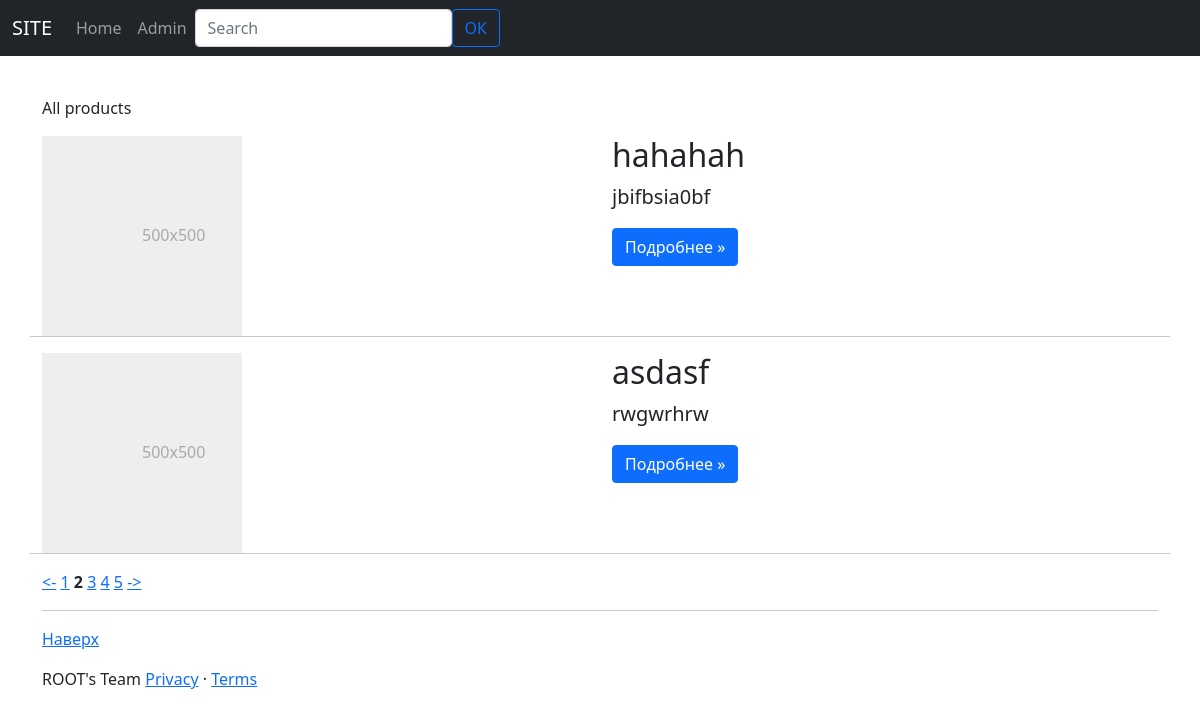
Before: /all_products/2 with the older database file.
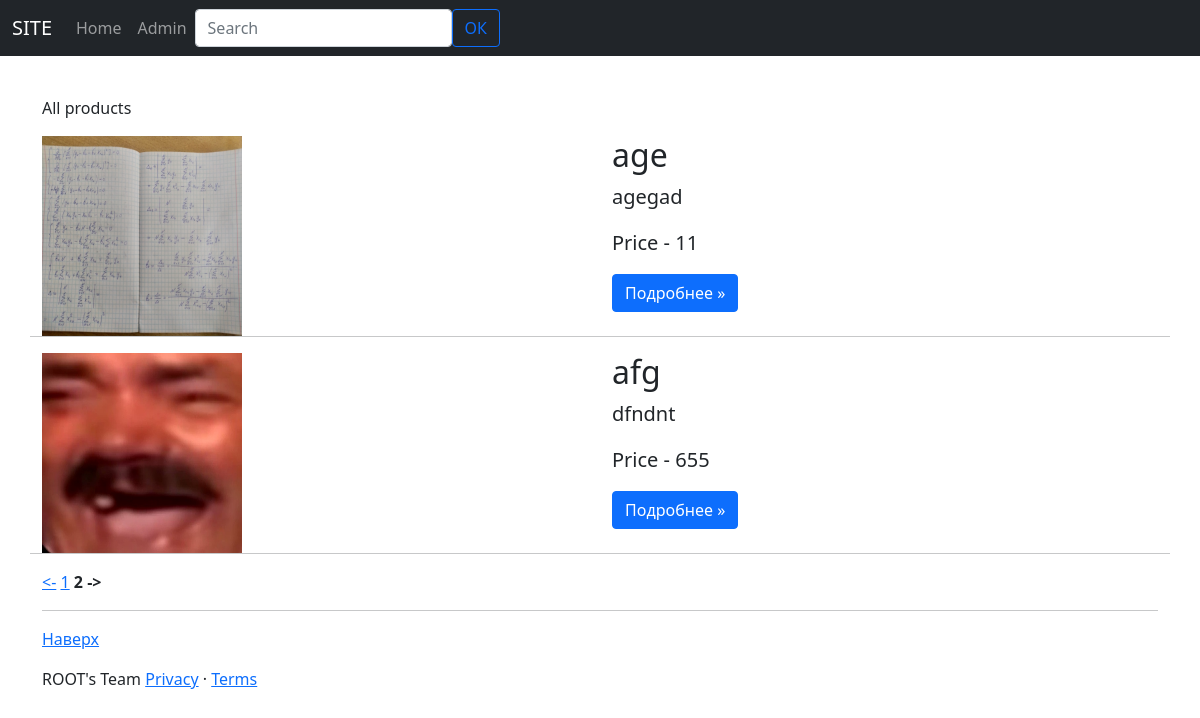
After: the same page with the newer database file.
### app.py (models this page shows, shortened)
class Product(db.Model):
    id = db.Column(db.Integer, primary_key=True)
    title = db.Column(db.String(80), default='Product №' + id)
    desc = db.Column(db.Text, default='There is no description')
    desc_opt = db.Column(db.String(250), default='There is no description')
    date = db.Column(db.DateTime, default=datetime.utcnow)
    visibility = db.Column(db.Boolean, default=True)
    price = db.Column(db.Integer, nullable=True)
    categories = db.Column(db.String(250), nullable=True)
    image = db.Column(db.String(250), nullable=True)
    author = db.Column(db.String(250), nullable=True)
    availability = db.Column(db.Integer, nullable=True)
    assignment = db.Column(db.String(250), nullable=True)
    material = db.Column(db.String(250), nullable=True)
    material_opt = db.Column(db.String(250), nullable=True)
    color = db.Column(db.String(250), nullable=True)
    color_opt = db.Column(db.String(250), nullable=True)
    size = db.Column(db.String(250), nullable=True)
    weight = db.Column(db.String(250), nullable=True)
    guarantee = db.Column(db.String(250), nullable=True)

### app.py (the view)
@app.route('/all_products/<int:page_num>')
def all_products(page_num):
    products = Product.query.filter(Product.visibility==True).order_by(Product.date).paginate(per_page=2, page=page_num, error_out=True)
    return render_template('all_products.html', products=products)

### templates/all_products.html (shortened to what this page needs)
{% extends 'base.html' %}
{% block body %}
<main>
  <div class="container marketing">
    <div class="row mt-5 pt-5">
      <p>All products</p>
      {% for el in products.items %}
        <div class="col">
          {% if el.image %}
          <img src="../{{(el.image.split(' '))[0]}}" alt="" width="200" height="200">
          {% else %}
          <svg class="bd-placeholder-img bd-placeholder-img-lg featurette-image img-fluid mx-auto" width="200" height="200" xmlns="http://www.w3.org/2000/svg" aria-label="Placeholder: 500x500" preserveAspectRatio="xMidYMid slice" role="img" focusable="false"><title>Placeholder</title><rect width="100%" height="100%" fill="#eee"></rect><text x="50%" y="50%" fill="#aaa" dy=".3em">500x500</text></svg>
          {% endif %}
        </div>
        <div class="col">
          <h2 class="card-title">{{el.title}}</h2>
          <p class="lead">{{el.desc_opt}}</p>
            {% if el.price %}
          <p class="lead">Price - {{el.price}}</p>
          {% endif %}
          <p><a class="btn btn-primary" href="../product/{{el.id}}" role="button">Подробнее »</a></p>
        </div>
    <hr class="featurette-divider">
      {% endfor %}
    </div>
      {% if products.has_prev %}
      <a href="{{ url_for('all_products', page_num=products.prev_num) }}"><-</a>
      {% else %}
        <strong><-</strong>
      {% endif %}
    {% for page in products.iter_pages(left_edge=3, right_edge=4) %}
      {% if page %}
        {% if page != products.page %}
          <a href="{{ url_for('all_products', page_num=page) }}">{{ page }}</a>
        {% else %}
        <strong>{{ page }}</strong>
      {% endif %}
      {% endif %}
    {% endfor %}
      {% if products.has_next %}
      <a href="{{ url_for('all_products', page_num=products.next_num) }}">-></a>
      {% else %}
        <strong>-></strong>
      {% endif %}
    <hr class="featurette-divider">
  </div>
</main>
{% endblock %}

Changed rows visible on the page:
removed Product: image "500x500", title "hahahah", desc_opt "jbifbsia0bf"
removed Product: image "500x500", title "asdasf", desc_opt "rwgwrhrw"
now on this page (row edited): Product: shows a picture, title "age", desc_opt "agegad", price "11"
added Product: shows a picture, title "afg", desc_opt "dfndnt", price "655"
Other visible differences:
list line gone: "3"
list line gone: "4"
list line gone: "5"
